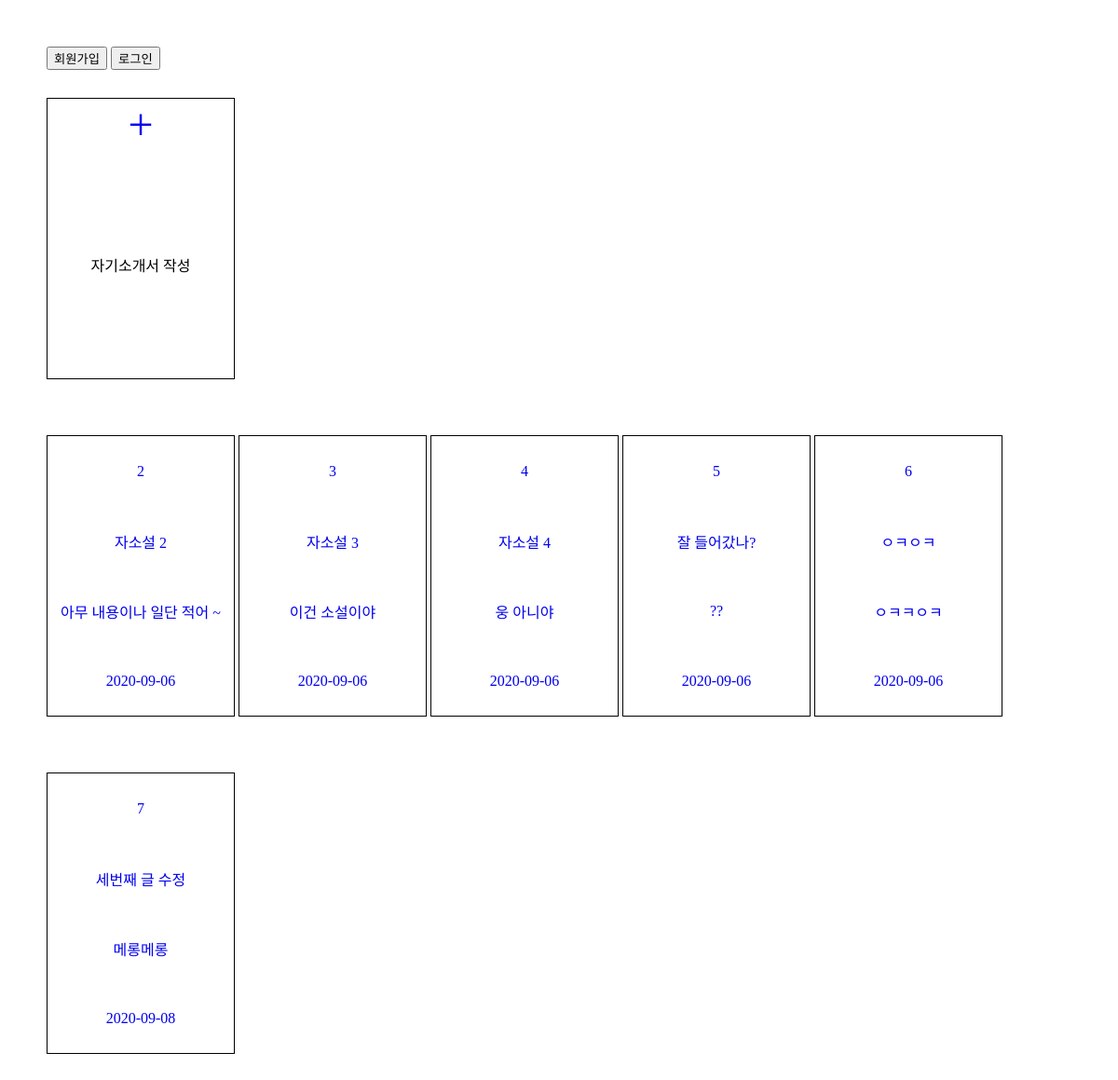
The page / on the database its author committed.
### main/models.py (models this page shows)
class Jasoseol(models.Model):
    title = models.CharField(max_length=50)
    content = models.TextField()
    updated_at = models.DateTimeField(auto_now=True)
    author = models.ForeignKey(User, on_delete=models.CASCADE, null=True)

### main/views.py (the view)
# urls.py: path('', index, name="index"),
def index(request):
    all_jss = Jasoseol.objects.all()
    return render(request, 'index.html', {'all_jss':all_jss})

### main/templates/index.html (shortened to what this page needs)
{% load static %}
<!DOCTYPE html>
<html lang="en">
<head>
    <link rel="stylesheet" type="text/css" href="{% static 'css/index.css' %}">
</head>
<body>
    {% if user.is_authenticated %}
    <a href="{%url 'logout' %}">
        <button>로그아웃</button>
    </a>
    안녕하세요! {{user}} 님!
    {% else %}
    <a href="{%url 'signup' %}">
        <button>회원가입</button>
    </a>
    <a href="{%url 'login' %}">
        <button>로그인</button>
    </a>
    {% endif %}
    <div class="make_jss">
        <a href="{% url 'create' %}">
        <div class="plus_btn">
            +
        </div>
        </a>
        <p>자기소개서 작성</p>
    </div>
    {% for jss in all_jss %}
    <a href="{% url 'detail' jss.id %}">
    <div class="all_jss">
        <p>{{jss.id}}</p>
        <p>{{jss.title}}</p>
        <p>{{jss.content}}</p>
        <p>{{jss.updated_at|date:"Y-m-d"}}</p>
    </div>
    </a>
    {% endfor %}
</body>
</html>

### main/static/css/index.css (style rules this page uses)
body { margin: 0; padding: 50px; }
a { text-decoration: none; }
.make_jss, .all_jss { width: 200px; height: 300px; border: 1px solid black; display: flex; flex-direction: column; align-items: center; margin-bottom: 30px; margin-top: 30px; }
.all_jss { display: inline-flex; }
.plus_btn { flex:1; display: flex; align-items: center; font-size: 3rem; }
p { flex:1; display: flex; align-items: center; }

### rows shown on the page
Jasoseol: id "2", title "자소설 2", content "아무 내용이나 일단 적어 ~", updated_at "2020-09-06"
Jasoseol: id "3", title "자소설 3", content "이건 소설이야", updated_at "2020-09-06"
Jasoseol: id "4", title "자소설 4", content "웅 아니야", updated_at "2020-09-06"
Jasoseol: id "5", title "잘 들어갔나?", content "??", updated_at "2020-09-06"
Jasoseol: id "6", title "ㅇㅋㅇㅋ", content "ㅇㅋㅋㅇㅋ", updated_at "2020-09-06"
Jasoseol: id "7", title "세번째 글 수정", content "메롱메롱", updated_at "2020-09-08"
